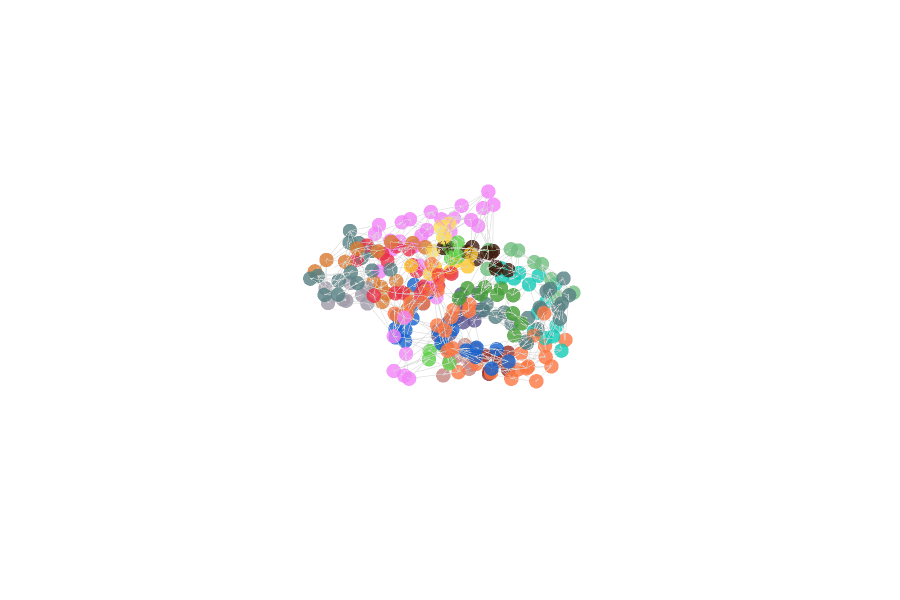

The notebook cell saved with this chart:
### Code cell
lr_pairs = ReceptorLigandDataset('../splits_test.csv', '../structures/')
receptor = lr_pairs[0].receptor
ligand = lr_pairs[0].ligand
PlotlyVis.create_figure(receptor)

### Figure 1 — Plotly figure (JSON) as saved in the notebook; plotly's stock layout.template omitted (floating-point values rounded to 4 significant figures; data arrays with more than 128 entries replaced by an {"elided": "..."} marker saying what was removed)
{"data": [{"hoverinfo": "text", "marker": {"cmax": 1, "cmin": 0, "color": {"elided": "1990 str values"}, "opacity": 0.8, "size": 5}, "mode": "markers", "text": {"elided": "1990 str values"}, "type": "scatter3d", "x": {"elided": "248 float values"}, "y": {"elided": "248 float values"}, "z": {"elided": "248 float values"}}, {"hoverinfo": "text", "line": {"color": "lightgray", "dash": "dot", "width": 1}, "mode": "lines", "text": {"elided": "8616 str values"}, "type": "scatter3d", "x": {"elided": "8616 float values"}, "y": {"elided": "8616 float values"}, "z": {"elided": "8616 float values"}}], "layout": {"height": 600, "scene": {"xaxis": {"visible": false}, "yaxis": {"visible": false}, "zaxis": {"visible": false}}, "showlegend": false, "width": 900}}
